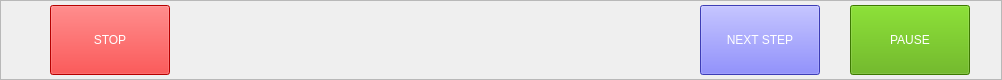
<?xml version="1.0" encoding="UTF-8"?>
<ui version="4.0">
 <class>stop_next_pause_buttons_form</class>
 <widget class="QWidget" name="stop_next_pause_buttons_form">
  <property name="geometry">
   <rect>
    <x>0</x>
    <y>0</y>
    <width>1002</width>
    <height>80</height>
   </rect>
  </property>
  <property name="windowTitle">
   <string>Form</string>
  </property>
  <widget class="QFrame" name="stop_next_pause_buttons_win">
   <property name="geometry">
    <rect>
     <x>0</x>
     <y>0</y>
     <width>1002</width>
     <height>80</height>
    </rect>
   </property>
   <property name="frameShape">
    <enum>QFrame::StyledPanel</enum>
   </property>
   <property name="frameShadow">
    <enum>QFrame::Raised</enum>
   </property>
   <widget class="QPushButton" name="btn_stop_for_all">
    <property name="geometry">
     <rect>
      <x>50</x>
      <y>5</y>
      <width>120</width>
      <height>70</height>
     </rect>
    </property>
    <property name="styleSheet">
     <string notr="true">color: rgb(255, 255, 255);
background-color: rgb(255, 0, 0);
alternate-background-color: rgb(255, 85, 0);</string>
    </property>
    <property name="text">
     <string>STOP</string>
    </property>
   </widget>
   <widget class="QPushButton" name="btn_next_step_for_all">
    <property name="geometry">
     <rect>
      <x>700</x>
      <y>5</y>
      <width>120</width>
      <height>70</height>
     </rect>
    </property>
    <property name="styleSheet">
     <string notr="true">color: rgb(255, 255, 255);
background-color: rgb(85, 85, 255);
alternate-background-color: rgb(85, 0, 255);</string>
    </property>
    <property name="text">
     <string>NEXT STEP</string>
    </property>
   </widget>
   <widget class="QPushButton" name="btn_pause_for_all">
    <property name="geometry">
     <rect>
      <x>850</x>
      <y>5</y>
      <width>120</width>
      <height>70</height>
     </rect>
    </property>
    <property name="styleSheet">
     <string notr="true">color: rgb(255, 255, 255);
background-color: rgb(85, 170, 0);
alternate-background-color: rgb(85, 170, 127);</string>
    </property>
    <property name="text">
     <string>PAUSE</string>
    </property>
   </widget>
  </widget>
 </widget>
 <resources/>
 <connections/>
</ui>
